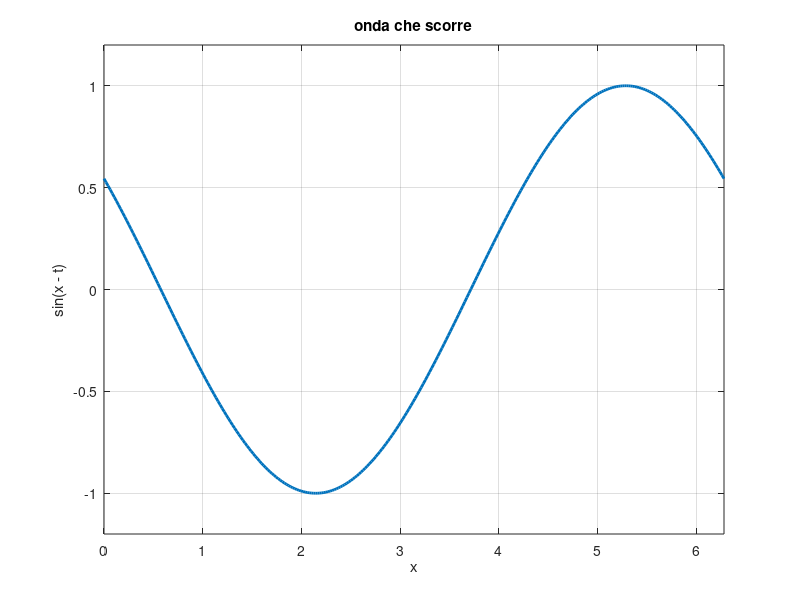
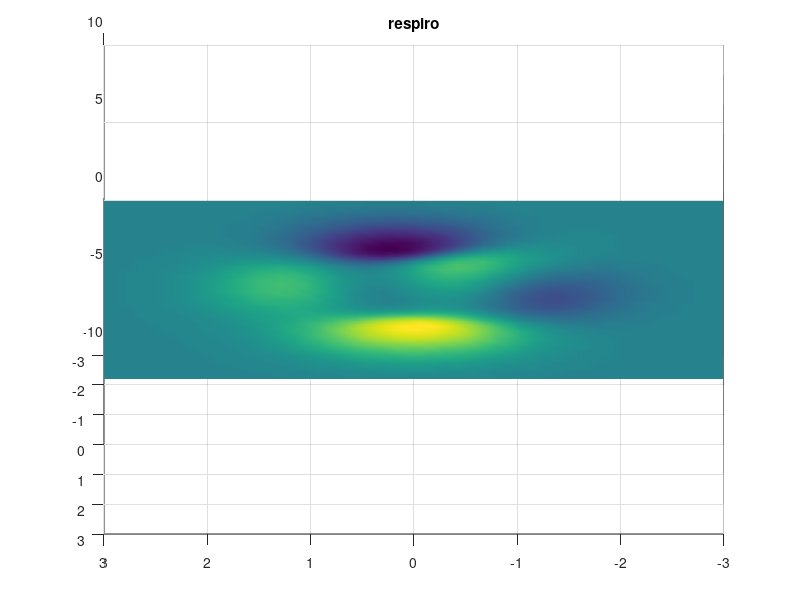

The MATLAB source for these figures, in order:
% Un'animazione dentro CleeCode — Octave.
%
% Aprilo e premi ▶ Run, oppure manda una cella per volta con Ctrl+Shift+X.
%
% La cosa da sapere, ed è il motivo per cui c'è cleecode_frame() nel ciclo:
% il pannello e le schede si aggiornano quando Octave **aspetta un comando**.
% Durante un ciclo Octave non aspetta niente, quindi senza quella riga la
% scheda resta ferma al fotogramma di prima e si muove solo alla fine.
% cleecode_frame() ristampa le figure lì, in quel punto del ciclo.
%
% Fuori da CleeCode, e in una sessione impostata sulle finestre vere, non fa
% niente: quindi lo script continua a funzionare dovunque. Le due righe qui
% sotto sono quel «dovunque»: fuori da CleeCode la funzione non esiste affatto,
% e chiamarla sarebbe un errore invece di un niente, quindi il nome diventa una
% funzione anonima che non fa nulla. Dentro CleeCode la funzione c'è e vince.
%
% Quanto va veloce, misurato su questa macchina — un fotogramma costa:
%
%     toolkit qt (Mac o Linux con schermo)      28 ms  (~30 al secondo)
%     gnuplot (server headless, via ssh)       148 ms  (~7 al secondo)
%
% Via ssh è più lenta e si vede lo stesso: il terminale riceve un PNG per
% fotogramma, non un flusso video. Se ti serve fluida su un collegamento
% sottile, disegna meno punti o allunga il pause.

if (! exist ("cleecode_frame"))
  cleecode_frame = @() [];
endif

%% onda che scorre
% Il caso base: un solo oggetto che cambia dati. Gli assi sono fissati con
% axis(), così l'animazione non fa ballare anche la cornice.
x = linspace(0, 2*pi, 300);
figure(1);
h = plot(x, sin(x), 'linewidth', 2);
axis([0 2*pi -1.2 1.2]);
grid on;
xlabel('x'); ylabel('sin(x - t)');
title('onda che scorre');

for k = 1:120
  set(h, 'ydata', sin(x - k/12));
  cleecode_frame();          % senza questa riga la scheda si muove solo alla fine
  pause(0.03);
end

%% una superficie che respira
% Più cara da stampare — 35 ms invece di 28 — ma è lo stesso ciclo.
[xx, yy] = meshgrid(linspace(-3, 3, 50));
base = peaks(50);
figure(2);
s = surf(xx, yy, base);
shading interp;
zlim([-10 10]);
title('respiro');

for k = 1:80
  set(s, 'zdata', base * (0.4 + 0.6 * sin(k/8)));
  cleecode_frame();
  pause(0.03);
end

%% un giro attorno alla superficie
% Ruotare è cambiare view(), e il ciclo è identico. Le stesse frecce sulla
% scheda della figura fanno questo a mano, 15° per volta.
for az = -180:4:180
  view(az, 30);
  cleecode_frame();
  pause(0.02);
end
